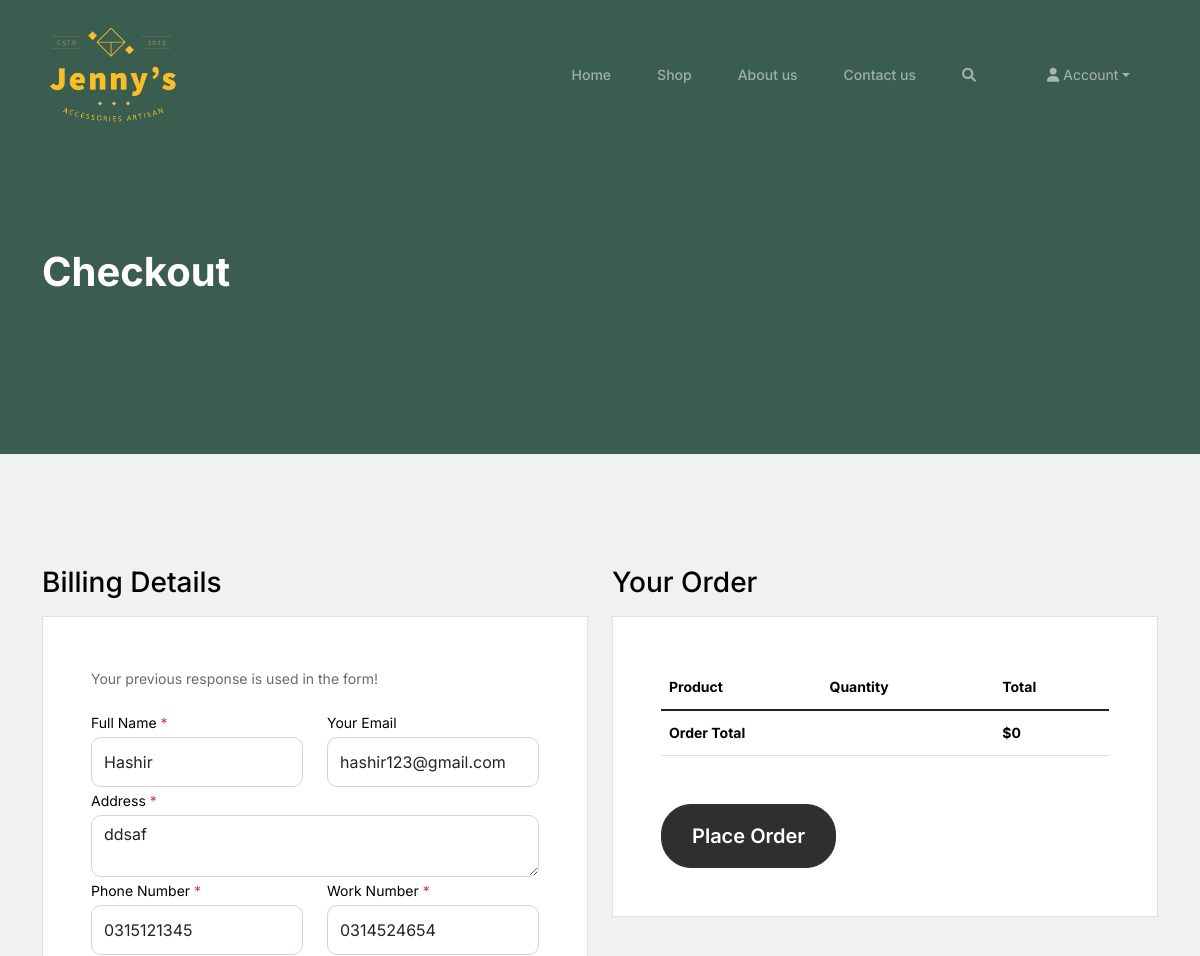
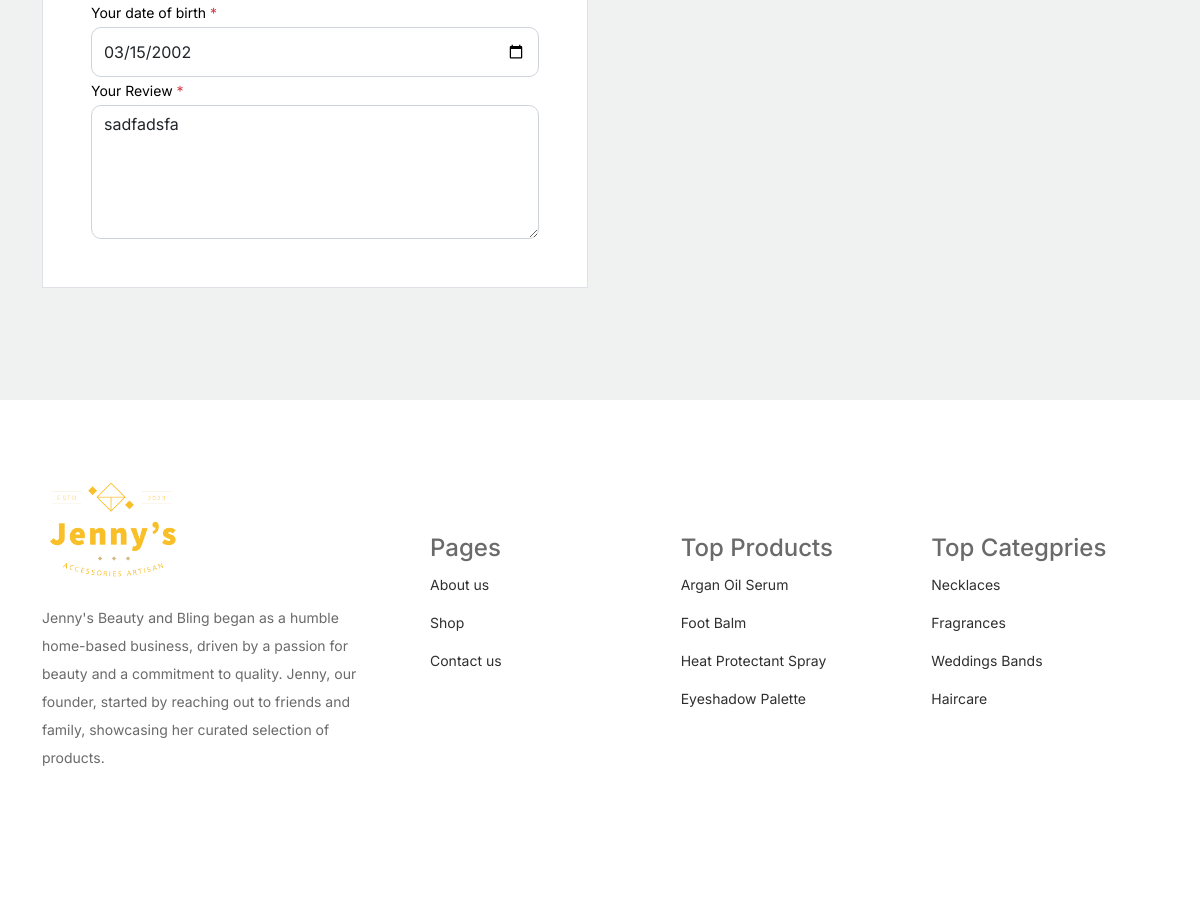
Page /checkout.php (signed in) on the committed database (2 pictures, top to bottom).
### tables this page shows
CREATE TABLE `user_detail` (
  `ud_id` int(11) NOT NULL AUTO_INCREMENT,
  `ud_name` varchar(255) DEFAULT NULL,
  `ud_adress` varchar(255) DEFAULT NULL,
  `ud_email` varchar(255) DEFAULT NULL,
  `ud_work_num` varchar(255) DEFAULT NULL,
  `ud_phone_num` varchar(255) DEFAULT NULL,
  `ud_dob` varchar(255) DEFAULT NULL,
  `ud_remarks` varchar(255) DEFAULT NULL,
  `u_id` int(11) DEFAULT NULL,
  PRIMARY KEY (`ud_id`),
  KEY `u_id` (`u_id`),
  CONSTRAINT `user_detail_ibfk_1` FOREIGN KEY (`u_id`) REFERENCES `user_account` (`u_id`)
);

CREATE TABLE `products` (
  `p_id` int(11) NOT NULL AUTO_INCREMENT,
  `p_name` varchar(255) DEFAULT NULL,
  `p_image` varchar(255) DEFAULT NULL,
  `p_price` varchar(255) DEFAULT NULL,
  `c_id` int(11) DEFAULT NULL,
  `p_stock` int(11) DEFAULT NULL,
  `p_desc` varchar(255) DEFAULT NULL,
  PRIMARY KEY (`p_id`),
  KEY `c_id` (`c_id`),
  CONSTRAINT `products_ibfk_1` FOREIGN KEY (`c_id`) REFERENCES `categories` (`c_id`)
);

CREATE TABLE `categories` (
  `c_id` int(11) NOT NULL AUTO_INCREMENT,
  `c_name` varchar(255) DEFAULT NULL,
  PRIMARY KEY (`c_id`)
);

### checkout.php (the view, shortened to what this page needs)
<!doctype html>
<html lang="en">
<head>
		<link href="css/bootstrap.min.css" rel="stylesheet">
		<link href="https://cdnjs.cloudflare.com/ajax/libs/font-awesome/6.0.0-beta3/css/all.min.css" rel="stylesheet">
		<link href="css/tiny-slider.css" rel="stylesheet">
		<link href="css/style.css" rel="stylesheet">
	</head>
	<body>
		<?php
			require_once(__DIR__ . "/config/database-con.php");
			include_once("./components/header.php");
		?>
			<div class="hero">
				<div class="container">
					<div class="row justify-content-between">
						<div class="col-lg-5">
							<div class="intro-excerpt">
								<h1>Checkout</h1>
							</div>
						</div>
						<div class="col-lg-7">
						</div>
					</div>
				</div>
			</div>
		<div class="untree_co-section">
		    <div class="container">
		      <form id="checkoutForm">
				<div class="row">
					<div class="col-md-6 mb-5 mb-md-0">
						<h2 class="h3 mb-3 text-black">Billing Details</h2>
						<?php
							$uId = $_SESSION['u_id'];
							$sqlQuery = "SELECT * FROM `user_detail` WHERE u_id=$uId LIMIT 1";
							$result = mysqli_query($connection, $sqlQuery);
							if($result && mysqli_num_rows($result) > 0){
								$row = mysqli_fetch_assoc($result);
								$udName = $row['ud_name'];
								$udEmail = $row['ud_email'];
								$udAddress = $row['ud_adress'];
								$udWorkNum = $row['ud_work_num'];
								$udPersonalNum = $row['ud_phone_num'];
								$udDOB = $row['ud_dob'];
								$udRemarks = $row['ud_remarks'];
							}else {
								$udName = $udEmail = $udAddress = $udWorkNum = $udPersonalNum = $udDOB = $udRemarks = '';
							}
						?>
						<div class="p-3 p-lg-5 border bg-white">
							<?php
								if($udName !== ""){
									echo "
										<div class='form-group'>
											<p>Your previous response is used in the form!</p>
										</div>
								";
								}
							?>
							<div class="form-group row">
								<div class="col-md-6">
									<label for="ud_name" class="text-black">Full Name <span class="text-danger">*</span></label>
									<input value="<?php echo $udName ?>" required type="text" placeholder="Your Name" class="form-control" id="ud_name" name="ud_name">
								</div>
								<div class="col-md-6">
									<label for="ud_email" class="text-black">Your Email </label>
									<input value="<?php echo $udEmail ?>" required type="email" placeholder="Your Email" class="form-control" id="ud_email" name="ud_email">
								</div>
							</div>
							<div class="form-group row">
							<div class="col-md-12">
								<label for="ud_adress" class="text-black">Address <span class="text-danger">*</span></label>
								<textarea  required class="form-control" id="ud_adress" name="ud_adress" placeholder="Street address"><?php echo $udAddress ?></textarea>
							</div>
							</div>
							<div class="form-group row">
								<div class="col-md-6">
									<label for="ud_phone_num" class="text-black">Phone Number <span class="text-danger">*</span></label>
									<input value="<?php echo $udPersonalNum ?>" required type="tel" placeholder="Phone Number" class="form-control" id="ud_phone_num" name="ud_phone_num">
								</div>
								<div class="col-md-6">
									<label for="ud_work_num" class="text-black">Work Number <span class="text-danger">*</span></label>
									<input value="<?php echo $udWorkNum ?>" required type="tel" placeholder="Work Number" class="form-control" id="ud_work_num" name="ud_work_num">
								</div>
							</div>
							<div class="form-group row">
							<div class="col-sm-12">
								<label for="ud_dob" class="text-black">Your date of birth <span class="text-danger">*</span></label>
								<input value="<?php echo $udDOB ?>" required type="date" class="form-control" id="ud_dob" name="ud_dob">
							</div>
							</div>
							<div class="form-group">
							<label for="ud_remarks" class="text-black">Your Review <span class="text-danger">*</span></label>
							<textarea required name="ud_remarks" id="ud_remarks" cols="30" rows="5" class="form-control" placeholder="Write your review here..."><?php echo $udRemarks ?></textarea>
							</div>
						</div>
					</div>
					<div class="col-md-6">
					<div class="row mb-5">
						<div class="col-md-12">
						<h2 class="h3 mb-3 text-black">Your Order</h2>
						<div class="p-3 p-lg-5 border bg-white">
							<table class="table site-block-order-table mb-5">
							<thead>
								<th>Product</th>
								<th>Quantity</th>
								<th>Total</th>
							</thead>
							<tbody>
								<tr>
								<td colspan="2" class="text-black font-weight-bold"><strong>Order Total</strong></td>
								<td class="text-black font-weight-bold"><strong id="cartTotal">$350.00</strong></td>
								</tr>
							</tbody>
							</table>
							<div class="form-group">
								<button class="btn btn-black btn-lg py-3 btn-block">Place Order</button>
							</div>
						</div>
						</div>
					</div>
					</div>
				</div>
			  </form>
		    </div>
		  </div>
		<?php include_once(__DIR__ . "/components/footer.php") ?>
	</body>
</html>

### components/footer.php
<footer class="footer-section">
    <div class="container relative">
        <div class="row g-5 mb-5">
            <div class="col-lg-4">
                <div class="mb-4 footer-logo-wrap">
                    <a href="#" class="footer-logo">
                        <img src="./images/logo-01-01.png" style="width: 144px;" alt="">
                    </a>
                </div>
                <p class="mb-4">
                    Jenny's Beauty and Bling began as a humble home-based business, driven by a passion for beauty and a commitment to quality. Jenny, our founder, started by reaching out to friends and family, showcasing her curated selection of products.
                </p>
            </div>
            <div class="col-lg-8">
                <div class="row links-wrap">
                    <div class="col-6 col-sm-6 col-md-4">
                        <h4>Pages</h4>
                        <ul class="list-unstyled">
                            <li><a href="./about.php">About us</a></li>
                            <li><a href="./shop.php">Shop</a></li>
                            <li><a href="./contact.php">Contact us</a></li>
                        </ul>
                    </div>
                    <div class="col-6 col-sm-6 col-md-4">
                        <h4>Top Products</h4>
                        <ul class="list-unstyled">
                            <?php
                                $sqlQuery = "SELECT p_id, p_name FROM products GROUP BY RAND() LIMIT 4";
                                $result = mysqli_query($connection, $sqlQuery);
                                if(mysqli_num_rows($result) > 0){
                                    while($row = mysqli_fetch_assoc($result)){
                                        $pId = $row['p_id'];
                                        $pName = $row['p_name'];
                            ?>
                                <li><a href="./product.php?pId=<?php echo $pId?>"><?php echo $pName ?></a></li>
                            <?php
                                    }
                                }
                            ?>
                        </ul>
                    </div>
                    <div class="col-6 col-sm-6 col-md-4">
                        <h4>Top Categpries</h4>
                        <ul class="list-unstyled">
                            <?php
                                $sqlQuery = "SELECT * FROM categories ORDER BY RAND() LIMIT 4";
                                $result = mysqli_query($connection, $sqlQuery);
                                if(mysqli_num_rows($result)){
                                    while($row = mysqli_fetch_assoc($result)){
                                        $c_id = $row['c_id'];
                                        $c_name = $row['c_name'];
                            ?>
                            <li><a href="./shop.php?cat=<?php echo $c_id ?>"><?php echo $c_name ?></a></li>
                            <?php
                                    }
                                }
                            ?>
                        </ul>
                    </div>
                </div>
            </div>
        </div>
    </div>
</footer>

### css/style.css (style rules this page uses)
body { overflow-x: hidden; position: relative; }
body { font-family: "Inter", sans-serif; font-weight: 400; line-height: 28px; color: #6a6a6a; font-size: 14px; background-color: #eff2f1; }
a { text-decoration: none; -webkit-transition: .3s all ease; -o-transition: .3s all ease; transition: .3s all ease; color: #2f2f2f; text-decoration: underline; }
.hero { background: #3b5d50; padding: calc(4rem - 30px) 0 0rem 0; }
@media (min-width: 768px) { .hero { padding: calc(4rem - 30px) 0 4rem 0; } }
@media (min-width: 992px) { .hero { padding: calc(8rem - 30px) 0 8rem 0; } }
.hero .intro-excerpt { position: relative; z-index: 4; }
@media (min-width: 992px) { .hero .intro-excerpt { max-width: 450px; } }
.hero h1 { font-weight: 700; color: #ffffff; margin-bottom: 30px; }
.btn { font-weight: 600; padding: 12px 30px; border-radius: 30px; color: #ffffff; background: #2f2f2f; border-color: #2f2f2f; }
.footer-section { padding: 80px 0; background: #ffffff; }
.footer-section .relative { position: relative; }
.footer-section a { text-decoration: none; color: #2f2f2f; -webkit-transition: .3s all ease; -o-transition: .3s all ease; transition: .3s all ease; }
.footer-section .links-wrap { margin-top: 0px; }
@media (min-width: 992px) { .footer-section .links-wrap { margin-top: 54px; } }
.footer-section .links-wrap ul li { margin-bottom: 10px; }
.footer-section .footer-logo-wrap .footer-logo { font-size: 32px; font-weight: 500; text-decoration: none; color: #3b5d50; }
.untree_co-section { padding: 7rem 0; }
.form-control { height: 50px; border-radius: 10px; font-family: "Inter", sans-serif; }
textarea { height: auto !important; }
.site-block-order-table th { border-top: none !important; border-bottom-width: 1px !important; }
.site-block-order-table td, .site-block-order-table th { color: #000000; }

### rows in the picture
user_detail: ud_name "Hashir", ud_email "hashir123@gmail.com", ud_adress "ddsaf", ud_phone_num "0315121345", ud_work_num "0314524654", ud_dob "03/15/2002", ud_remarks "sadfadsfa"
products: p_name "Argan Oil Serum"
products: p_name "Foot Balm"
products: p_name "Heat Protectant Spray"
products: p_name "Eyeshadow Palette"
categories: c_name "Necklaces"
categories: c_name "Fragrances"
categories: c_name "Weddings Bands"
categories: c_name "Haircare"
